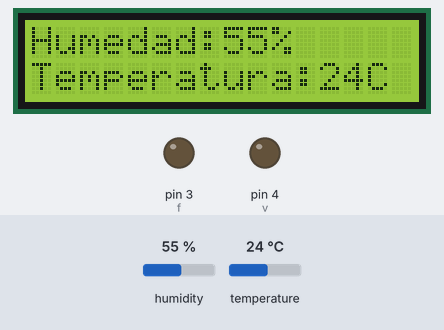
Bench run of a sketch on a simulated Arduino Uno, built with avr-gcc and run on an emulated ATmega328P. Shown: 16×2 character LCD, output pins drawn as LEDs (lit = HIGH). The inputs (shaded band) are chosen by the test bench; at power-on: temperature 24 °C, humidity 55 %. Pins used as bus, display or sensor lines are not drawn.

Above: at 1.2 s.
1.3 s: temperature set to 32.4 °C
At 5.7 s:
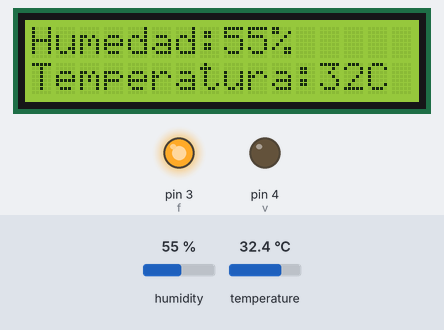
6.8 s: temperature set to 33.6 °C
At 10.2 s:
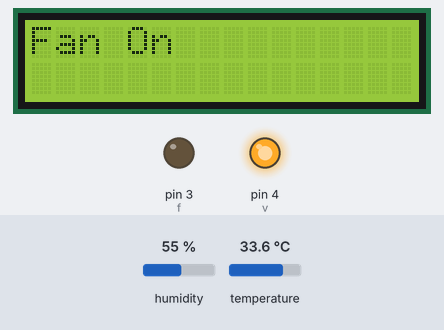
16.9 s: humidity set to 22 %
At 22.3 s:
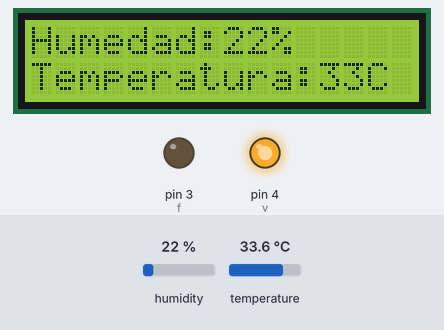
25.3 s: temperature set to 28 °C
At 26.4 s:
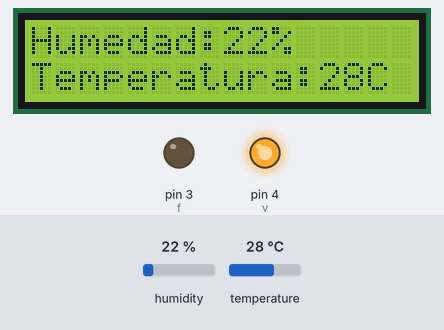
30.8 s: temperature set to 33 °C
At 31.8 s:
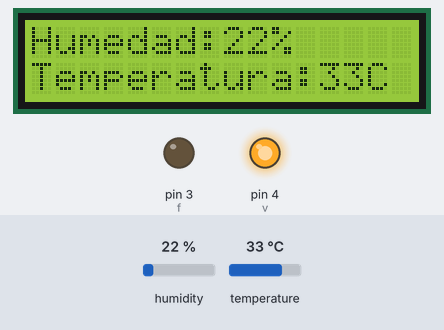
Timing chart, 0 to 33.8 s (numbered marks = the images above; inputs shaded):
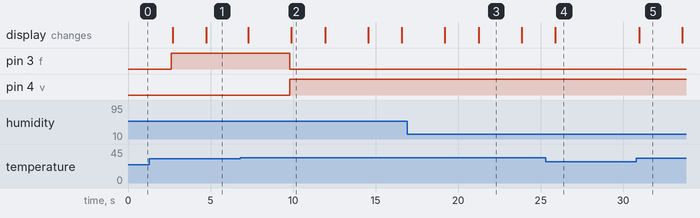

Measured:
- the behaviour switches between 32.9 and 33 °C on temperature (found by bisection; images 1 and 2)
- after the input at 1.3 s, the display: first differs from a run without the input after 3.5 s (image 1)
- after the input at 6.8 s, pin 3 (f): HIGH → LOW after 3.0 s; pin 4 (v): LOW → HIGH after 3.0 s; the display: first changes after 0.49 s (image 2 shows a later state)
- after the input at 16.9 s, the display: first differs from a run without the input after 4.3 s (image 3)
- after the input at 25.3 s, the display: changes after 0.58 s (image 4)
- after the input at 30.8 s, the display: changes after 0.16 s (image 5)
- what the display in image 2 shows lasts 2.0 s, from 9.9 s to 11.9 s

The sketch:

IncuvadoraFinal.ino
```cpp
#include <Wire.h>

#include <LiquidCrystal_I2C.h>
#include "DHT.h"
LiquidCrystal_I2C lcd(0x27,16,2); //0X27F - 0X20F

#define DHTPIN 12
#define DHTTYPE DHT22 //DHT22
DHT dht(DHTPIN, DHTTYPE);
int f=3;
int v=4;
int vcc= 11;//crear pines de 5v
int vcc2= 9;
void setup() {
  lcd.init();
  lcd.backlight();
  lcd.clear();
  pinMode(f,OUTPUT);
  pinMode(v,OUTPUT);
  pinMode(vcc,OUTPUT);
  pinMode(vcc2,OUTPUT);
  dht.begin();
}
void loop() {

  digitalWrite(vcc,HIGH);
  digitalWrite(vcc2,HIGH);
int h = dht.readHumidity();    // Lee la humedad
int t= dht.readTemperature();

lcd.clear();//Elimina todos los simbolos del LCD
lcd.setCursor(0,0);//Posiciona la primera letra despues del segmento 5 en linea 1
lcd.print("Humedad: ");
lcd.setCursor(8,0);
lcd.print(h);//Escribe la humedad
lcd.print("%");

lcd.setCursor(0,1);
lcd.print("Temperatura: ");
lcd.setCursor(12,1);
lcd.print(t);//Escribe la temperatura
lcd.print("C");
delay (2500);

if(t>32)
{
  digitalWrite(f,LOW);
  digitalWrite(v,HIGH);
  delay(100);
  lcd.clear();
  lcd.setCursor(0,0);
  lcd.print("Fan On");
  delay(2000);
  }
  else if (t<28)
  {
   digitalWrite(f,HIGH);
    digitalWrite(v,LOW);
    delay(100);
      lcd.clear();
    lcd.setCursor(0,0);
    lcd.print("Light on");
    delay(2000);
    }
}
```
